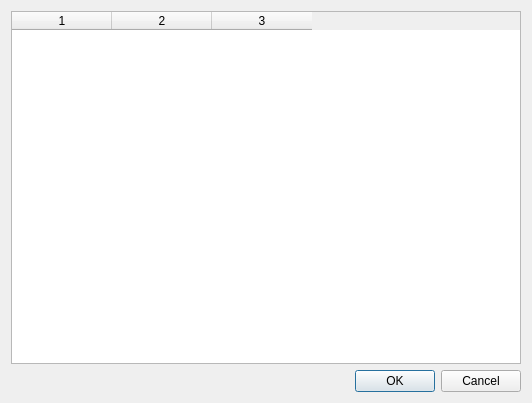
<?xml version="1.0" encoding="UTF-8"?>
<ui version="4.0">
 <class>ActiveSectors</class>
 <widget class="QDialog" name="ActiveSectors">
  <property name="geometry">
   <rect>
    <x>0</x>
    <y>0</y>
    <width>532</width>
    <height>403</height>
   </rect>
  </property>
  <property name="windowTitle">
   <string>Active sectors</string>
  </property>
  <layout class="QVBoxLayout" name="verticalLayout">
   <item>
    <widget class="QTableWidget" name="SectorTable">
     <property name="editTriggers">
      <set>QAbstractItemView::NoEditTriggers</set>
     </property>
     <property name="selectionBehavior">
      <enum>QAbstractItemView::SelectRows</enum>
     </property>
     <property name="sortingEnabled">
      <bool>true</bool>
     </property>
     <property name="columnCount">
      <number>3</number>
     </property>
     <column/>
     <column/>
     <column/>
    </widget>
   </item>
   <item>
    <widget class="QDialogButtonBox" name="OperationButton">
     <property name="orientation">
      <enum>Qt::Horizontal</enum>
     </property>
     <property name="standardButtons">
      <set>QDialogButtonBox::Cancel|QDialogButtonBox::Ok</set>
     </property>
    </widget>
   </item>
  </layout>
 </widget>
 <resources/>
 <connections>
  <connection>
   <sender>OperationButton</sender>
   <signal>accepted()</signal>
   <receiver>ActiveSectors</receiver>
   <slot>accept()</slot>
   <hints>
    <hint type="sourcelabel">
     <x>257</x>
     <y>393</y>
    </hint>
    <hint type="destinationlabel">
     <x>157</x>
     <y>274</y>
    </hint>
   </hints>
  </connection>
  <connection>
   <sender>OperationButton</sender>
   <signal>rejected()</signal>
   <receiver>ActiveSectors</receiver>
   <slot>reject()</slot>
   <hints>
    <hint type="sourcelabel">
     <x>325</x>
     <y>393</y>
    </hint>
    <hint type="destinationlabel">
     <x>286</x>
     <y>274</y>
    </hint>
   </hints>
  </connection>
 </connections>
</ui>
